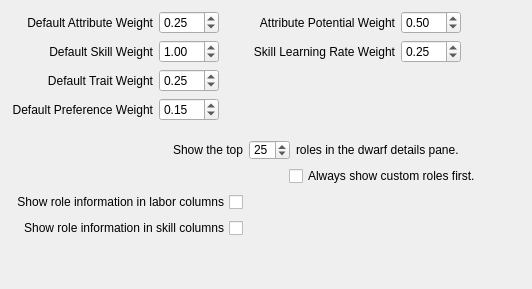
     <widget class="QWidget" name="tab_roles">
      <attribute name="icon">
       <iconset resource="../resources.qrc">
        <normaloff>:/img/table.png</normaloff>:/img/table.png</iconset>
      </attribute>
      <attribute name="title">
       <string>Roles</string>
      </attribute>
      <layout class="QVBoxLayout" name="verticalLayout_3">
       <item>
        <layout class="QGridLayout" name="gridLayout_4">
         <item row="3" column="0">
          <widget class="QLabel" name="lbl_prefs">
           <property name="text">
            <string>Default Preference Weight</string>
           </property>
           <property name="alignment">
            <set>Qt::AlignRight|Qt::AlignTrailing|Qt::AlignVCenter</set>
           </property>
          </widget>
         </item>
         <item row="2" column="0">
          <widget class="QLabel" name="lbl_traits">
           <property name="text">
            <string>Default Trait Weight</string>
           </property>
           <property name="alignment">
            <set>Qt::AlignRight|Qt::AlignTrailing|Qt::AlignVCenter</set>
           </property>
          </widget>
         </item>
         <item row="2" column="1">
          <widget class="QDoubleSpinBox" name="dsb_trait_weight">
           <property name="minimumSize">
            <size>
             <width>60</width>
             <height>0</height>
            </size>
           </property>
           <property name="maximumSize">
            <size>
             <width>60</width>
             <height>16777215</height>
            </size>
           </property>
           <property name="statusTip">
            <string>This is the default role trait weight. Trait weights can be overridden in the Dwarf Therapist.ini.</string>
           </property>
           <property name="singleStep">
            <double>0.250000000000000</double>
           </property>
           <property name="value">
            <double>0.250000000000000</double>
           </property>
          </widget>
         </item>
         <item row="1" column="3">
          <widget class="QDoubleSpinBox" name="dsb_skill_rate_weight">
           <property name="minimumSize">
            <size>
             <width>60</width>
             <height>0</height>
            </size>
           </property>
           <property name="maximumSize">
            <size>
             <width>60</width>
             <height>16777215</height>
            </size>
           </property>
           <property name="toolTip">
            <string/>
           </property>
           <property name="statusTip">
            <string>This is the weight to apply to skill learning rates, relative to the skill level. A higher weight means greater importance. For example at 0.25, the skill level has a corresponding weight of 0.75. At 0.5 skill rate weight, the level and skill rate are valued equally at 0.5 each. &lt;b&gt;Set to zero to ignore skill learning rates when determining role ratings.&lt;/b&gt;</string>
           </property>
           <property name="maximum">
            <double>1.000000000000000</double>
           </property>
           <property name="singleStep">
            <double>0.100000000000000</double>
           </property>
           <property name="value">
            <double>0.250000000000000</double>
           </property>
          </widget>
         </item>
         <item row="3" column="1">
          <widget class="QDoubleSpinBox" name="dsb_pref_weight">
           <property name="minimumSize">
            <size>
             <width>60</width>
             <height>0</height>
            </size>
           </property>
           <property name="maximumSize">
            <size>
             <width>60</width>
             <height>16777215</height>
            </size>
           </property>
           <property name="statusTip">
            <string>This is the default role trait weight. Trait weights can be overridden in the Dwarf Therapist.ini.</string>
           </property>
           <property name="singleStep">
            <double>0.250000000000000</double>
           </property>
           <property name="value">
            <double>0.150000000000000</double>
           </property>
          </widget>
         </item>
         <item row="0" column="0">
          <widget class="QLabel" name="lbl_attributes">
           <property name="text">
            <string>Default Attribute Weight</string>
           </property>
           <property name="alignment">
            <set>Qt::AlignRight|Qt::AlignTrailing|Qt::AlignVCenter</set>
           </property>
          </widget>
         </item>
         <item row="0" column="3">
          <widget class="QDoubleSpinBox" name="dsb_att_potential_weight">
           <property name="minimumSize">
            <size>
             <width>60</width>
             <height>0</height>
            </size>
           </property>
           <property name="toolTip">
            <string/>
           </property>
           <property name="statusTip">
            <string>When determining an attribute's rating for a role, a rating on the current value, and on the maximum potential value are calculated. A higher weight here gives more importance on the potential rating, and less on the rating of the current value. For example, 0.25 will weigh the potential rating at 25%, and the current value rating at 75%. &lt;b&gt;A weight of zero will ignore the potential rating entirely.&lt;/b&gt;</string>
           </property>
           <property name="whatsThis">
            <string>When determining an attribute's rating for a role, a rating on the current value, and on the maximum potential value are calculated. A higher weight here gives more importance on the potential rating, and less on the rating of the current value. For example, 0.25 will weigh the potential rating at 25%, and the current value rating at 75%. &lt;b&gt;A weight of zero will ignore the potential rating entirely.&lt;/b&gt;</string>
           </property>
           <property name="maximum">
            <double>1.000000000000000</double>
           </property>
           <property name="singleStep">
            <double>0.100000000000000</double>
           </property>
           <property name="value">
            <double>0.500000000000000</double>
           </property>
          </widget>
         </item>
         <item row="1" column="0">
          <widget class="QLabel" name="lbl_skills">
           <property name="text">
            <string>Default Skill Weight</string>
           </property>
           <property name="alignment">
            <set>Qt::AlignRight|Qt::AlignTrailing|Qt::AlignVCenter</set>
           </property>
          </widget>
         </item>
         <item row="1" column="2">
          <widget class="QLabel" name="lbl_def_skill_rate_weight">
           <property name="minimumSize">
            <size>
             <width>170</width>
             <height>0</height>
            </size>
           </property>
           <property name="maximumSize">
            <size>
             <width>16777215</width>
             <height>16777215</height>
            </size>
           </property>
           <property name="toolTip">
            <string>This is the weight to apply to skill learning rates, relative to the skill level. A higher weight means greater importance. For example at 0.25, the skill level has a corresponding weight of 0.75. At 0.5 skill rate weight, the level and skill rate are valued equally at 0.5 each. &lt;b&gt;Set to zero to exclude skill learning rates from role ratings.&lt;/b&gt;</string>
           </property>
           <property name="statusTip">
            <string>This is the weight to apply to skill learning rates, relative to the skill level. A higher weight means greater importance. For example at 0.25, the skill level has a corresponding weight of 0.75. At 0.5 skill rate weight, the level and skill rate are valued equally at 0.5 each. &lt;b&gt;Set to zero to exclude skill learning rates from role ratings.&lt;/b&gt;</string>
           </property>
           <property name="text">
            <string>Skill Learning Rate Weight</string>
           </property>
           <property name="alignment">
            <set>Qt::AlignRight|Qt::AlignTrailing|Qt::AlignVCenter</set>
           </property>
          </widget>
         </item>
         <item row="1" column="1">
          <widget class="QDoubleSpinBox" name="dsb_skill_weight">
           <property name="minimumSize">
            <size>
             <width>60</width>
             <height>0</height>
            </size>
           </property>
           <property name="maximumSize">
            <size>
             <width>60</width>
             <height>16777215</height>
            </size>
           </property>
           <property name="statusTip">
            <string>This is the default role skill weight. Skill weights can be overridden in the Dwarf Therapist.ini.</string>
           </property>
           <property name="maximum">
            <double>99.989999999999995</double>
           </property>
           <property name="singleStep">
            <double>0.250000000000000</double>
           </property>
           <property name="value">
            <double>1.000000000000000</double>
           </property>
          </widget>
         </item>
         <item row="0" column="1">
          <widget class="QDoubleSpinBox" name="dsb_attribute_weight">
           <property name="minimumSize">
            <size>
             <width>60</width>
             <height>0</height>
            </size>
           </property>
           <property name="maximumSize">
            <size>
             <width>60</width>
             <height>16777215</height>
            </size>
           </property>
           <property name="statusTip">
            <string>This is the default role attribute weight. Attribute weights can be overridden in the Dwarf Therapist.ini.</string>
           </property>
           <property name="singleStep">
            <double>0.250000000000000</double>
           </property>
           <property name="value">
            <double>0.250000000000000</double>
           </property>
          </widget>
         </item>
         <item row="0" column="4">
          <spacer name="horizontalSpacer_4">
           <property name="orientation">
            <enum>Qt::Horizontal</enum>
           </property>
           <property name="sizeHint" stdset="0">
            <size>
             <width>40</width>
             <height>20</height>
            </size>
           </property>
          </spacer>
         </item>
         <item row="0" column="2">
          <widget class="QLabel" name="lbl_role_potential_weight">
           <property name="minimumSize">
            <size>
             <width>170</width>
             <height>0</height>
            </size>
           </property>
           <property name="toolTip">
            <string>When rating an attribute for a role, a bonus is given to the rating based on how much more it can potentially increase. A higher weight gives more importance on growth than the attribute's actual value. For example, setting this weight to 0.25 will weigh the attribute's value at 0.75, while setting this weight to 0.5 will also set the attribute's value at 0.5.</string>
           </property>
           <property name="statusTip">
            <string>When rating an attribute for a role, a bonus is given to the rating based on how much more it can potentially increase. A higher weight gives more importance on growth than the attribute's actual value. For example, setting this weight to 0.25 will weigh the attribute's value at 0.75, while setting this weight to 0.5 will also set the attribute's value at 0.5.</string>
           </property>
           <property name="whatsThis">
            <string>When rating an attribute for a role, a bonus is given to the rating based on how much more it can potentially increase. A higher weight gives more importance on growth than the attribute's actual value. For example, setting this weight to 0.25 will weigh the attribute's value at 0.75, while setting this weight to 0.5 will also set the attribute's value at 0.5.</string>
           </property>
           <property name="text">
            <string>Attribute Potential Weight</string>
           </property>
           <property name="alignment">
            <set>Qt::AlignRight|Qt::AlignTrailing|Qt::AlignVCenter</set>
           </property>
          </widget>
         </item>
        </layout>
       </item>
       <item>
        <spacer name="verticalSpacer_8">
         <property name="orientation">
          <enum>Qt::Vertical</enum>
         </property>
         <property name="sizeType">
          <enum>QSizePolicy::Fixed</enum>
         </property>
         <property name="sizeHint" stdset="0">
          <size>
           <width>20</width>
           <height>13</height>
          </size>
         </property>
        </spacer>
       </item>
       <item>
        <layout class="QGridLayout" name="gridLayout_7">
         <item row="0" column="1">
          <layout class="QHBoxLayout" name="horizontalLayout_7">
           <item>
            <widget class="QSpinBox" name="sb_roles_pane">
             <property name="maximumSize">
              <size>
               <width>60</width>
               <height>20</height>
              </size>
             </property>
             <property name="minimum">
              <number>1</number>
             </property>
             <property name="maximum">
              <number>99</number>
             </property>
             <property name="singleStep">
              <number>1</number>
             </property>
             <property name="value">
              <number>25</number>
             </property>
            </widget>
           </item>
           <item>
            <widget class="QLabel" name="lbl_pane_roles">
             <property name="maximumSize">
              <size>
               <width>16777215</width>
               <height>16777215</height>
              </size>
             </property>
             <property name="text">
              <string>roles in the dwarf details pane.</string>
             </property>
            </widget>
           </item>
           <item>
            <widget class="QLabel" name="lbl_pane_roles_max">
             <property name="maximumSize">
              <size>
               <width>16777215</width>
               <height>16777215</height>
              </size>
             </property>
             <property name="text">
              <string/>
             </property>
            </widget>
           </item>
          </layout>
         </item>
         <item row="3" column="0">
          <widget class="QCheckBox" name="chk_roles_in_skills">
           <property name="maximumSize">
            <size>
             <width>16777215</width>
             <height>16777215</height>
            </size>
           </property>
           <property name="toolTip">
            <string/>
           </property>
           <property name="statusTip">
            <string>Shows all roles which have the skill in the column tooltips. Examples of skill column: Axedwarf, Liar, Teacher, Fighter...</string>
           </property>
           <property name="layoutDirection">
            <enum>Qt::RightToLeft</enum>
           </property>
           <property name="text">
            <string>Show role information in skill columns</string>
           </property>
          </widget>
         </item>
         <item row="0" column="0">
          <widget class="QLabel" name="label_7">
           <property name="text">
            <string>Show the top</string>
           </property>
           <property name="alignment">
            <set>Qt::AlignRight|Qt::AlignTrailing|Qt::AlignVCenter</set>
           </property>
          </widget>
         </item>
         <item row="2" column="0">
          <widget class="QCheckBox" name="chk_roles_in_labor">
           <property name="toolTip">
            <string/>
           </property>
           <property name="statusTip">
            <string>Shows all roles which have the same skill as the labor uses in the labor column tooltips.</string>
           </property>
           <property name="layoutDirection">
            <enum>Qt::RightToLeft</enum>
           </property>
           <property name="text">
            <string>Show role information in labor columns</string>
           </property>
          </widget>
         </item>
         <item row="1" column="1">
          <layout class="QHBoxLayout" name="horizontalLayout_8">
           <item>
            <spacer name="horizontalSpacer_13">
             <property name="orientation">
              <enum>Qt::Horizontal</enum>
             </property>
             <property name="sizeType">
              <enum>QSizePolicy::Fixed</enum>
             </property>
             <property name="sizeHint" stdset="0">
              <size>
               <width>40</width>
               <height>20</height>
              </size>
             </property>
            </spacer>
           </item>
           <item>
            <widget class="QCheckBox" name="chk_custom_roles">
             <property name="toolTip">
              <string>When checked, custom roles will appear before default roles in the tooltip and the details pane.</string>
             </property>
             <property name="statusTip">
              <string>When checked, custom roles will appear before default roles in the tooltip and the details pane.</string>
             </property>
             <property name="text">
              <string>Always show custom roles first.</string>
             </property>
            </widget>
           </item>
          </layout>
         </item>
         <item row="1" column="2">
          <spacer name="horizontalSpacer_12">
           <property name="orientation">
            <enum>Qt::Horizontal</enum>
           </property>
           <property name="sizeHint" stdset="0">
            <size>
             <width>40</width>
             <height>20</height>
            </size>
           </property>
          </spacer>
         </item>
        </layout>
       </item>
       <item>
        <spacer name="verticalSpacer_2">
         <property name="orientation">
          <enum>Qt::Vertical</enum>
         </property>
         <property name="sizeHint" stdset="0">
          <size>
           <width>20</width>
           <height>40</height>
          </size>
         </property>
        </spacer>
       </item>
      </layout>
     </widget>
